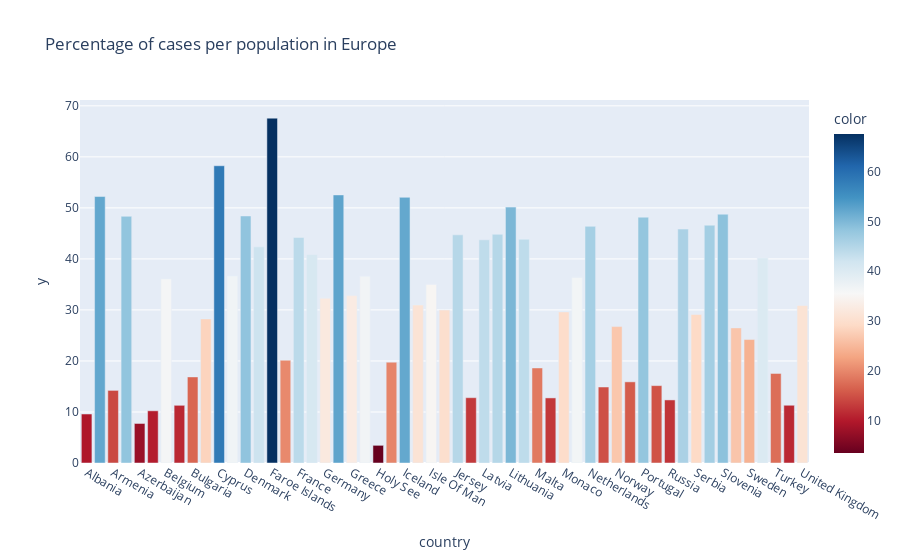

The code cell stored with this chart in its notebook:
### Code cell
# plot percentage of cases per population in each country in Europe
df_europe_cases_per_pop = df_europe.loc[df_europe["indicator"] == "cases"]["weekly_count"].groupby(df_europe["country"]).sum() / df_europe.loc[df_europe["indicator"] == "cases"]["population"].groupby(df_europe["country"]).max() * 100

# exclude Europe (total) and EU/EEA (total)
df_europe_cases_per_pop = df_europe_cases_per_pop.drop(["Europe (total)", "EU/EEA (total)"])

fig = px.bar(df_europe_cases_per_pop, x=df_europe_cases_per_pop.index, y=df_europe_cases_per_pop.values, title="Percentage of cases per population in Europe", color=df_europe_cases_per_pop.values, color_continuous_scale=px.colors.sequential.RdBu)
fig.show()
fig.write_image(os.path.join(PLOT_IMAGE_PATH, "percentage_of_cases_per_population_in_europe.png"))

### Figure 1 — Plotly figure (JSON) as saved in the notebook; plotly's stock layout.template omitted (floating-point values rounded to 4 significant figures)
{"data": [{"alignmentgroup": "True", "hovertemplate": "country=%{x}<br>y=%{y}<br>color=%{marker.color}<extra></extra>", "legendgroup": "", "marker": {"color": [9.599, 52.23, 14.23, 48.35, 7.747, 10.23, 36.06, 11.31, 16.87, 28.24, 58.26, 36.63, 48.41, 42.36, 67.59, 20.14, 44.21, 40.86, 32.29, 52.54, 32.81, 36.62, 3.461, 19.76, 52.07, 30.96, 34.99, 29.98, 44.71, 12.8, 43.74, 44.82, 50.15, 43.84, 18.63, 12.76, 29.61, 36.37, 46.39, 14.9, 26.74, 15.9, 48.18, 15.17, 12.36, 45.85, 29.1, 46.6, 48.76, 26.48, 24.2, 40.17, 17.56, 11.32, 30.86], "coloraxis": "coloraxis", "pattern": {"shape": ""}}, "name": "", "offsetgroup": "", "orientation": "v", "showlegend": false, "textposition": "auto", "type": "bar", "x": ["Albania", "Andorra", "Armenia", "Austria", "Azerbaijan", "Belarus", "Belgium", "Bosnia And Herzegovina", "Bulgaria", "Croatia", "Cyprus", "Czechia", "Denmark", "Estonia", "Faroe Islands", "Finland", "France", "Georgia", "Germany", "Gibraltar", "Greece", "Guernsey", "Holy See", "Hungary", "Iceland", "Ireland", "Isle Of Man", "Italy", "Jersey", "Kosovo", "Latvia", "Liechtenstein", "Lithuania", "Luxembourg", "Malta", "Moldova", "Monaco", "Montenegro", "Netherlands", "North Macedonia", "Norway", "Poland", "Portugal", "Romania", "Russia", "San Marino", "Serbia", "Slovakia", "Slovenia", "Spain", "Sweden", "Switzerland", "Turkey", "Ukraine", "United Kingdom"], "xaxis": "x", "y": [9.599, 52.23, 14.23, 48.35, 7.747, 10.23, 36.06, 11.31, 16.87, 28.24, 58.26, 36.63, 48.41, 42.36, 67.59, 20.14, 44.21, 40.86, 32.29, 52.54, 32.81, 36.62, 3.461, 19.76, 52.07, 30.96, 34.99, 29.98, 44.71, 12.8, 43.74, 44.82, 50.15, 43.84, 18.63, 12.76, 29.61, 36.37, 46.39, 14.9, 26.74, 15.9, 48.18, 15.17, 12.36, 45.85, 29.1, 46.6, 48.76, 26.48, 24.2, 40.17, 17.56, 11.32, 30.86], "yaxis": "y"}], "layout": {"barmode": "relative", "coloraxis": {"colorbar": {"title": {"text": "color"}}, "colorscale": [[0, "rgb(103,0,31)"], [0.1, "rgb(178,24,43)"], [0.2, "rgb(214,96,77)"], [0.3, "rgb(244,165,130)"], [0.4, "rgb(253,219,199)"], [0.5, "rgb(247,247,247)"], [0.6, "rgb(209,229,240)"], [0.7, "rgb(146,197,222)"], [0.8, "rgb(67,147,195)"], [0.9, "rgb(33,102,172)"], [1, "rgb(5,48,97)"]]}, "legend": {"tracegroupgap": 0}, "title": {"text": "Percentage of cases per population in Europe"}, "xaxis": {"anchor": "y", "domain": [0, 1], "title": {"text": "country"}}, "yaxis": {"anchor": "x", "domain": [0, 1], "title": {"text": "y"}}}}
